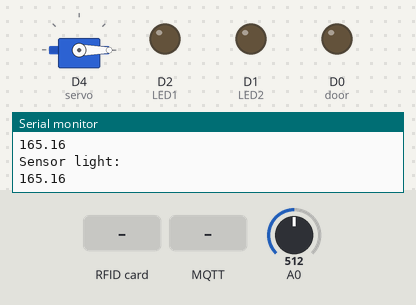
A sketch run on a simulated ESP8266 (NodeMCU). Shown: servo, output pins drawn as LEDs (lit = HIGH), the last lines printed to the serial monitor. The test bench sets the inputs (shaded band); at power-on: A0 = 512. WiFi joins after 1.5 s; servers stay silent unless stated; random numbers use the default seed unless the sketch sets one; no MQTT or app messages arrive unless stated.

Above: at 3.0 s.
3.1 s: RFID card 57 46 D5 FD held to the reader
At 4.2 s:
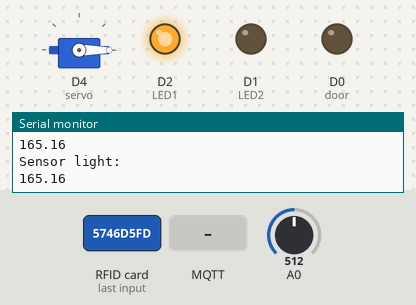
4.9 s: MQTT message "sw2_1" arrives on the first subscribed topic
At 5.6 s:
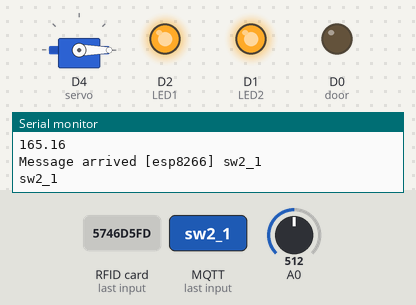
6.4 s: RFID card 04 85 3F 5B held to the reader
At 8.5 s:
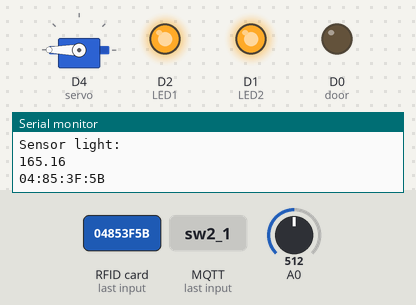
8.8 s: MQTT message "sw2_0" arrives on the first subscribed topic
At 10.4 s:
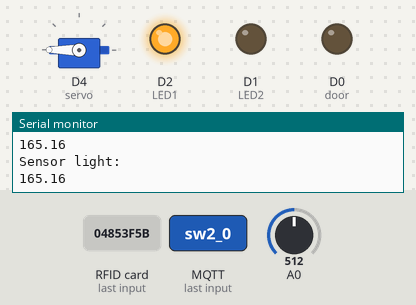
10.8 s: RFID card 57 46 D5 FD held to the reader
At 12.3 s:
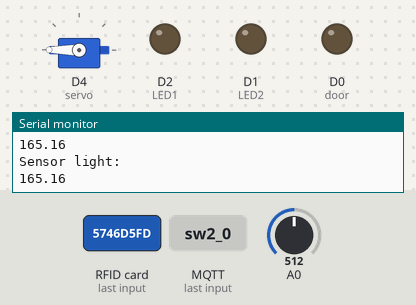
12.6 s: MQTT message "sw2_1" arrives on the first subscribed topic
At 13.7 s:
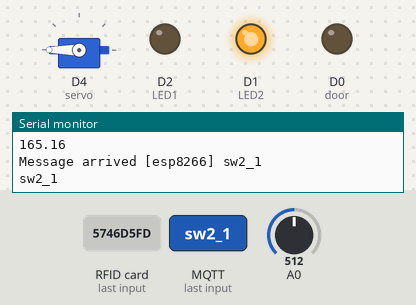
Timing chart, 0 to 15.1 s (numbered marks = the images above; inputs shaded):
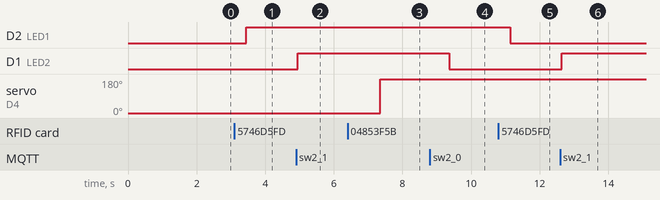

Measured:
- after the input at 3.1 s, D2 (LED1): LOW → HIGH after 0.35 s
- after the input at 4.9 s, D1 (LED2): LOW → HIGH after 0.06 s
- after the input at 6.4 s, servo on D4 (servo): 0° → 180° after 0.96 s
- after the input at 8.8 s, D1 (LED2): HIGH → LOW after 0.56 s
- after the input at 10.8 s, D2 (LED1): HIGH → LOW after 0.34 s
- after the input at 12.6 s, D1 (LED2): LOW → HIGH after 0.05 s

The sketch:

15119081_RFID_MQTT_Thinkspeak_Web_CBAS_final.ino
```cpp
//Người tạo: Dong Tran
//Đồ án tốt nghiệp

//Thư viện
#include <ESP8266WiFi.h>
#include <PubSubClient.h>
#include "ThingSpeak.h"
#include <Servo.h>

Servo servo;
#include <SPI.h>
#include <MFRC522.h>

// Thông tin về MQTT Broker
#define mqtt_server "m24.cloudmqtt.com"
#define mqtt_topic_pub "esp8266"
#define mqtt_topic_sub "esp8266"
#define mqtt_user "test"
#define mqtt_pwd "12345678"

// Kênh và API key Thinkspeak
unsigned long myChannelNumber = 783084;
const char * myWriteAPIKey = "DCWIDDU9MFHIKF4A";

#define LED1 4
#define LED2 5
#define door 16

// Chân RST, SS của RFID
#define RST_PIN         0
#define SS_PIN          15

////Port của CloudMQTT
const uint16_t mqtt_port =  13098; //Port của CloudMQTT

int httpCode;
int dem=0;
float resolution=3.3/1023;
float data = 0;

const char *ssid     = "Bảo Tâm";
const char *password = "dongtam09";
WiFiClient client;
WiFiClient espClient;
PubSubClient client1(espClient);

long lastMsg = 0;
char msg[50];
int value = 0;

boolean ledStatus1 = 0;
boolean ledStatus2 = 0;
boolean current1 = 0;
boolean current2 = 0;
boolean window_servo = 0;
boolean cbas = 0;
// Create MFRC522 instance.
MFRC522 mfrc522(SS_PIN, RST_PIN);
MFRC522::MIFARE_Key key;

void setup() {
  pinMode(door, OUTPUT);
  digitalWrite(door, LOW);
  pinMode(LED1, OUTPUT);
  pinMode(LED2, OUTPUT);
  servo.attach(2); //D4
  servo.write(0);
  SPI.begin();        // Init SPI bus
  mfrc522.PCD_Init(); // Init MFRC522 card
  Serial.begin(115200); // Initialize serial communications with the PC
  WiFi.disconnect();
  delay(10);
  WiFi.begin(ssid, password);
  WiFi.mode(WIFI_STA);
  ThingSpeak.begin(client);

  Serial.println();
  Serial.println();
  Serial.print("Connecting to ");
  Serial.println(ssid);

  WiFi.begin(ssid, password);

  while (WiFi.status() != WL_CONNECTED) {
    delay(500);
    Serial.print(".");
  }
  Serial.println("");
  Serial.print("NodeMcu connected to wifi...");
  Serial.println(ssid);
  Serial.println();
  client1.setServer(mqtt_server, mqtt_port);
  client1.setCallback(callback);
  while (!Serial);    // Do nothing if no serial port is opened (added for Arduinos based on ATMEGA32U4)

  httpCode = ThingSpeak.writeField(myChannelNumber, 1, 0, myWriteAPIKey);
}
/**
 * call back.
 */
// Hàm call back để nhận dữ liệu
void callback(char* topic, byte* payload, unsigned int length) {
  Serial.print("Message arrived [");
  Serial.print(topic);
  Serial.print("] ");
  String nhankitu ="";
  for (int i = 0; i < length; i++) {
    nhankitu = nhankitu + (char)payload[i];
  }
  Serial.println(nhankitu);
  Serial.print("\r\n");
  if(String(topic)=="esp8266")
  {
      Serial.println(nhankitu);
      if (nhankitu == "sw2_1")
      {
        digitalWrite(LED2, HIGH);
        client1.publish(mqtt_topic_pub, "sw2_ON");
        current2 = 1;
        delay(2000);
        Serial.println("SANG DEN 2");
      }
      if (nhankitu == "sw2_0")
      {
        digitalWrite(LED2, LOW);
        client1.publish(mqtt_topic_pub, "sw2_OFF");
        current2 = 0;
        Serial.println("TAT DEN 2");
      }
      if(cbas == 1)
      {
        if (nhankitu == "sw1_1")
        {
          digitalWrite(LED1 , HIGH);
          client1.publish(mqtt_topic_pub, "sw1_ON");
          current1 = 1;
          servo.write(0);
          delay(2000);
          Serial.println("SANG DEN 1");
        }
        if (nhankitu == "sw1_0")
        {
          digitalWrite(LED1, LOW);
          client1.publish(mqtt_topic_pub, "sw1_OFF");
          current1 = 0;
          servo.write(180);
          delay(2000);
          Serial.println("TAT DEN 1");
        }
        if (nhankitu == "get")
        {
          if (current1 == 1 || ledStatus1 == 1)
            client1.publish(mqtt_topic_pub, "sw1_ON");
          else
            client1.publish(mqtt_topic_pub, "sw1_OFF");
          if (current2 == 1 || ledStatus2 == 1)
            client1.publish(mqtt_topic_pub, "sw2_ON");
          else
            client1.publish(mqtt_topic_pub, "sw2_OFF");
        }
      }
      else
      {
        if (nhankitu == "sw1_1")
        {
          servo.write(0);
          client1.publish(mqtt_topic_pub, "sw1_ON");
          current1 = 1;
          Serial.println("MO REM");
        }
        if (nhankitu == "sw1_0")
        {
          servo.write(180);
          client1.publish(mqtt_topic_pub, "sw1_OFF");
          current1 = 0;
          Serial.println("DONG REM");
        }
        if (nhankitu == "get")
        {
          if (current1 == 1 || window_servo == 1)
            client1.publish(mqtt_topic_pub, "sw1_ON");
          else
            client1.publish(mqtt_topic_pub, "sw1_OFF");
          if (current2 == 1 || ledStatus2 == 1)
            client1.publish(mqtt_topic_pub, "sw2_ON");
          else
            client1.publish(mqtt_topic_pub, "sw2_OFF");
        }
      }
  }
}
// Hàm reconnect thực hiện kết nối lại khi mất kết nối với MQTT Broker
void reconnect() {
    // Chờ tới khi kết nối
    while (!client1.connected())
    {
      // Thực hiện kết nối với mqtt user và pass
      if (client1.connect("ESP8266Client",mqtt_user, mqtt_pwd))
      {
        // Khi kết nối sẽ publish thông báo
        client1.publish(mqtt_topic_pub, "ESP_reconnected");
        // ... và nhận lại thông tin này
        client1.subscribe(mqtt_topic_sub);
      }
      else
        delay(5000);
    }
}
/**
 * Main loop.
 */
void loop() {
    //Kiểm tra kết nối
    char msg[50];
    int value = random(0,100);
    long lastMsg = 0;
    // check connection, if fail then reconnect
    if (!client1.connected())
    {
      reconnect();
    }
    client1.loop();
    data = (analogRead(A0) * resolution) * 100;
    delay(100);
    Serial.println("Sensor light:");
    Serial.println(data);
    if (data > 240)
      cbas = 1;
    else
      cbas = 0;
    digitalWrite(door, LOW);
//      Publish_Data();
//          data =0;

    // Look for new cards
    if ( ! mfrc522.PICC_IsNewCardPresent())
        return;
    // Select one of the cards
    if ( ! mfrc522.PICC_ReadCardSerial())
        return;
    // Show some details of the PICC (that is: the tag/card)
    MFRC522::PICC_Type piccType = mfrc522.PICC_GetType(mfrc522.uid.sak);
    // Check for compatibility
    if (    piccType != MFRC522::PICC_TYPE_MIFARE_MINI
        &&  piccType != MFRC522::PICC_TYPE_MIFARE_1K
        &&  piccType != MFRC522::PICC_TYPE_MIFARE_4K) {
        Serial.println(F("This sample only works with MIFARE Classic cards."));
        return;
    }

    String strID = "";
    for (byte i = 0; i < 4; i++) {
      strID +=
      (mfrc522.uid.uidByte[i] < 0x10 ? "0" : "") +
      String(mfrc522.uid.uidByte[i], HEX) +
      (i!=3 ? ":" : "");
    }
    strID.toUpperCase();
    Serial.println(strID);
        if(cbas == 1)
    {
         if(strID.indexOf("57:46:D5:FD")>=0)
         {
           httpCode = ThingSpeak.writeField(myChannelNumber, 1, 0, myWriteAPIKey);
           ledStatus1 = !ledStatus1;
           digitalWrite(LED1,ledStatus1 );
           if(ledStatus1 ==HIGH)
           {
              client1.publish(mqtt_topic_pub, "sw1_ON");
              servo.write(0);
              delay(2000);
           }
           else
           {
              client1.publish(mqtt_topic_pub, "sw1_OFF");
              servo.write(180);
              delay(2000);
           }
         }
    }
    else
    {
      if(strID.indexOf("04:85:3F:5B")>=0)
      {
          httpCode = ThingSpeak.writeField(myChannelNumber, 1, 0, myWriteAPIKey);
          window_servo = !window_servo;
          if(window_servo ==HIGH)
          {
              servo.write(180);
              client1.publish(mqtt_topic_pub, "sw1_ON");
              delay(2000);
           }
           else
           {
              servo.write(0);
              client1.publish(mqtt_topic_pub, "sw1_OFF");
              delay(2000);
           }
      }
      if(strID.indexOf("57:46:D5:FD")>=0)
      {
          httpCode = ThingSpeak.writeField(myChannelNumber, 1, 0, myWriteAPIKey);
          ledStatus1 = !ledStatus1;
          digitalWrite(LED1,ledStatus1 );
       }
    }

    if(strID.indexOf("99:41:3F:5B")>=0)
    {
        digitalWrite(door, HIGH);
        httpCode = ThingSpeak.writeField(myChannelNumber, 1, 1, myWriteAPIKey);
        delay(2000);
    }
    if(strID.indexOf("A2:BC:C3:30")>=0)
    {
        httpCode = ThingSpeak.writeField(myChannelNumber, 1, 0, myWriteAPIKey);
        ledStatus2 = !ledStatus2;
        digitalWrite(LED2,ledStatus2);
        if(ledStatus2 ==HIGH)
              client1.publish(mqtt_topic_pub, "sw2_ON");
        else
              client1.publish(mqtt_topic_pub, "sw2_OFF");
    }


      // Halt PICC
      mfrc522.PICC_HaltA();
      // Stop encryption on PCD
      mfrc522.PCD_StopCrypto1();
//      httpCode = ThingSpeak.writeField(myChannelNumber, 1, 0, myWriteAPIKey);
}
//
//void Publish_Data()
//{
//  // Write value to Field 1 of a ThingSpeak Channel
//  int httpCode = ThingSpeak.writeField(myChannelNumber, 1, data, myWriteAPIKey);
//  Serial.println(data);
//  // Wait 20 seconds to uodate the channel again
//  delay(100);
//}
```
